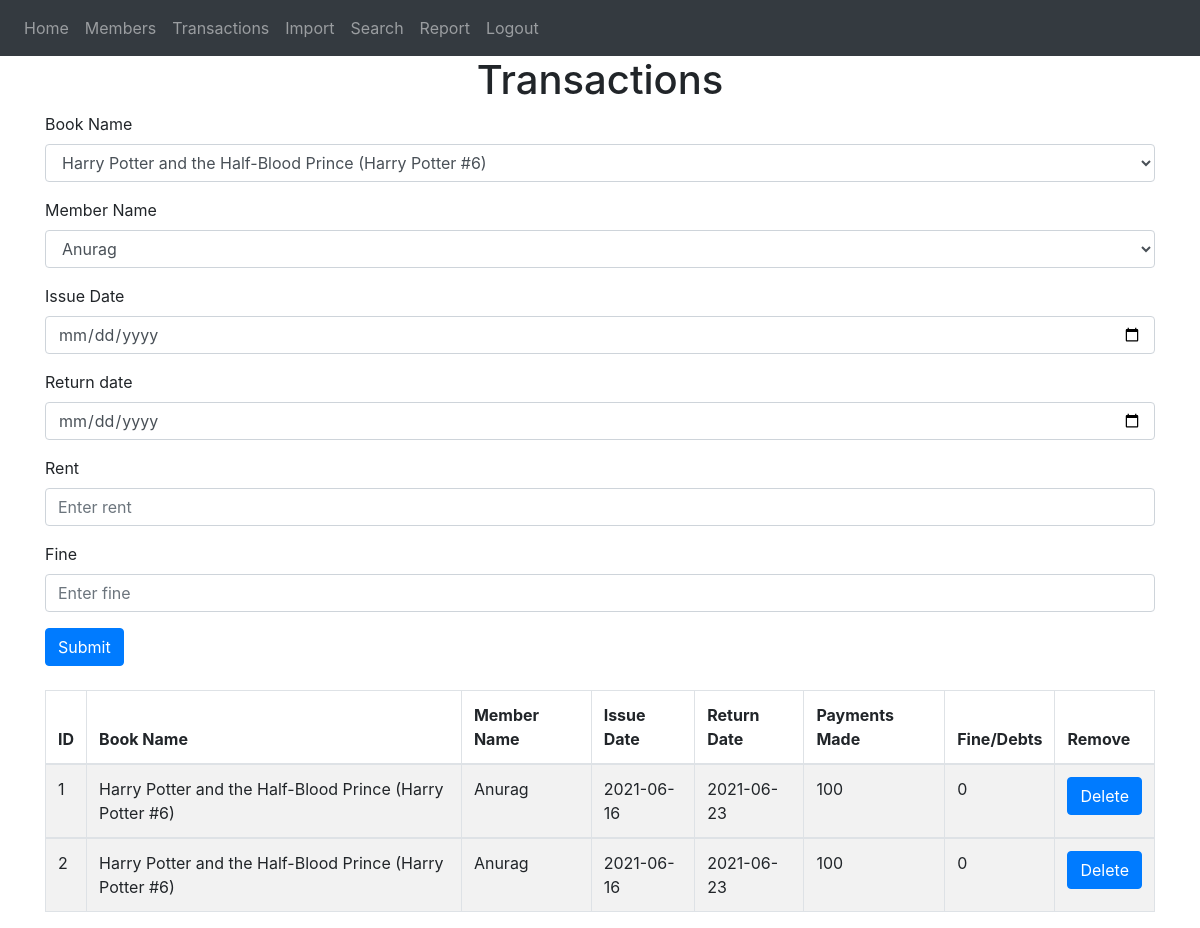
Page /trans (signed in) on the committed database.
### manager/models.py (models this page shows)
class Trans(db.Model):
    transID = db.Column(db.Integer, primary_key=True)
    book_id = db.Column(db.Integer, db.ForeignKey('books.bookID'))
    mem_id = db.Column(db.Integer, db.ForeignKey('members.memID'))
    member_name = db.Column(db.String(150))
    book_name = db.Column(db.String(150))
    iss_date = db.Column(db.String(150))
    ret_date = db.Column(db.String(150))
    payments = db.Column(db.String(150))
    fine = db.Column(db.String(150))
    date = db.Column(db.DateTime(timezone=True), default=func.now())
    user_id = db.Column(db.Integer, db.ForeignKey(user))

### manager/views.py (the view, shortened to what this page needs)
@views.route('/trans', methods=['GET', 'POST'])
@login_required
def trans():
    return render_template("trans.html", user=current_user)

### manager/__init__.py (called while the page is built)
def create_app():
    app = Flask(__name__)
    app.config['SECRET_KEY'] = 'secretkey'
    app.config['SQLALCHEMY_DATABASE_URI'] = f'sqlite:///{DB_NAME}'
    db.init_app(app)
    from .views import views
    from .operations import operations
    from .auth import auth
    app.register_blueprint(views, url_prefix='/')
    app.register_blueprint(operations, url_prefix='/')
    app.register_blueprint(auth, url_prefix='/')
    from .models import User, Books, Trans, Members
    create_database(app)
    login_manager = LoginManager()
    login_manager.login_view = 'auth.login'
    login_manager.init_app(app)
    @login_manager.user_loader
    def load_user(id):
        return User.query.get(int(id))
    return app

### manager/templates/trans.html
{% extends "base.html" %} {% block title %}Transactions{% endblock %} {% block content %}
<h1 align="center">Transactions</h1>
<form method="POST">
  <div class="form-group">
    <label for="book_name">Book Name</label>
    <select class="form-control" name="book_name" id="book_name" placeholder="Enter book_name">
      {% for Book in user.Books %}
      <option value={{ Book.bookID }}>
        <td>{{ Book.title }}</td>
      </option>
      {% endfor %}
    </select>
  </div>
  <div class="form-group">
    <label for="book_name">Member Name</label>
    <select class="form-control" name="member_name" id="member_name">
      {% for member in user.Members %}
      <option value={{ member.memID }}>
        <td>
          {{ member.name }}
        </td>
      </option>
      {% endfor %}
    </select>
  </div>
  <div class="form-group">
    <label for="iss_date">Issue Date</label>
    <input type="date" class="form-control" id="iss_date" name="iss_date" placeholder="Enter iss_date" required />
  </div>
  <div class="form-group">
    <label for="ret_date">Return date</label>
    <input type="date" class="form-control" id="ret_date" name="ret_date" placeholder="Enter ret_date" required />
  </div>
  <div class="form-group">
    <label for="rent">Rent</label>
    <input type="number" class="form-control" id="rent" name="rent" placeholder="Enter rent" required />
  </div>
  <div class="form-group">
    <label for="fine">Fine</label>
    <input type="number" class="form-control" id="fine" name="fine" placeholder="Enter fine" required />
  </div>
  <button type="submit" class="btn btn-primary">Submit</button>
</form>
<br>
<table class="table table-striped table-bordered">
  <thead>
    <tr>
      <th>ID</th>
      <th>Book Name</th>
      <th>Member Name</th>
      <th>Issue Date</th>
      <th>Return Date</th>
      <th>Payments Made</th>
      <th>Fine/Debts</th>
      <th>Remove</th>
    </tr>
  </thead>
  {% for tran in user.Trans %}
  <tbody>
    <tr>
      <td>{{ tran.transID }}</td>
      <td>{{ tran.book_name }}</td>
      <td>{{ tran.member_name }}</td>
      <td>{{ tran.iss_date }}</td>
      <td>{{ tran.ret_date }}</td>
      <td>{{ tran.payments }}</td>
      <td>{{ tran.fine }}</td>
      <td>
        <form method="post" action="{{ url_for('operations.delete_trans', transID=tran.transID) }}" )>
          <input class="btn btn-primary" type="submit" name="delete" value="Delete">
        </form>
      </td>
    </tr>
  </tbody>
  {% endfor %}
</table>
{% endblock %}

### rows in the picture
Trans: transID "1", book_name "Harry Potter and the Half-Blood Prince (Harry Potter #6)", member_name "Anurag", iss_date "2021-06-16", ret_date "2021-06-23", payments "100", fine "0"
Trans: transID "2", book_name "Harry Potter and the Half-Blood Prince (Harry Potter #6)", member_name "Anurag", iss_date "2021-06-16", ret_date "2021-06-23", payments "100", fine "0"
